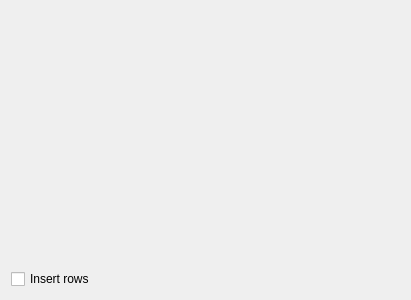
<?xml version="1.0" encoding="UTF-8"?>
<ui version="4.0">
 <class>qf::qmlwidgets::internal::TableViewCopyToDialogWidget</class>
 <widget class="QWidget" name="qf::qmlwidgets::internal::TableViewCopyToDialogWidget">
  <property name="geometry">
   <rect>
    <x>0</x>
    <y>0</y>
    <width>411</width>
    <height>300</height>
   </rect>
  </property>
  <property name="windowTitle">
   <string>Form</string>
  </property>
  <layout class="QVBoxLayout" name="verticalLayout">
   <item>
    <widget class="qf::qmlwidgets::TableView" name="tableView" native="true">
     <property name="statusLineVisible" stdset="0">
      <bool>false</bool>
     </property>
     <property name="toolBarVisible" stdset="0">
      <bool>true</bool>
     </property>
    </widget>
   </item>
   <item>
    <widget class="QCheckBox" name="chkInsertRows">
     <property name="text">
      <string>Insert rows</string>
     </property>
    </widget>
   </item>
  </layout>
 </widget>
 <customwidgets>
  <customwidget>
   <class>qf::qmlwidgets::TableView</class>
   <extends>QWidget</extends>
   <header>src/tableview.h</header>
   <container>1</container>
  </customwidget>
 </customwidgets>
 <resources/>
 <connections/>
</ui>
